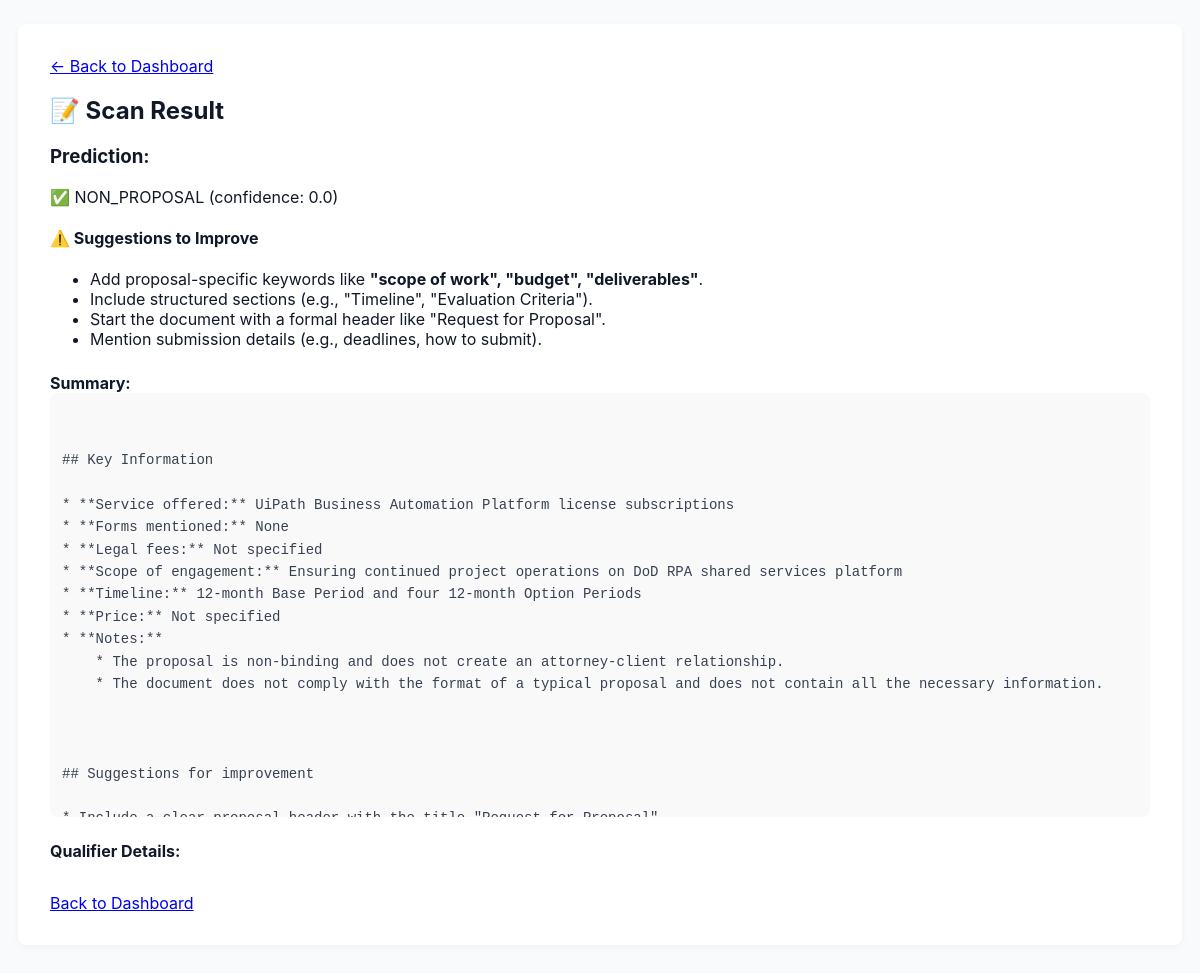
The page /results/5 on the database its author committed.
### models.py (models this page shows)
class ProposalScan(db.Model):
    id = db.Column(db.Integer, primary_key=True)
    filename = db.Column(db.String(120))
    prediction = db.Column(db.String(50), nullable=False)
    label = db.Column(db.String(50))
    summary = db.Column(db.Text)
    created_at = db.Column(db.DateTime, default=datetime.utcnow)

### app.py (the view)
@app.route("/results/<int:scan_id>")
def results(scan_id):
    result = ProposalScan.query.get_or_404(scan_id)
    summary_ready = bool(result.summary and result.summary.strip())
    return render_template(
        "results.html",
        prediction=result.prediction,
        summary=result.summary,
        summary_ready=summary_ready,
        rules=session.get("rules", {})
    )

### templates/results.html (shortened to what this page needs)
<!DOCTYPE html>
<html>
<head>
    <link rel="stylesheet" href="{{ url_for('static', filename='style.css') }}">
</head>
<body>
<div class="main">
    <a href="{{ url_for('dashboard') }}">← Back to Dashboard</a>
    <h2>📝 Scan Result</h2>
    <div class="result-block">
        <h3>Prediction:</h3>
        <p>
            {% if "PROPOSAL" in prediction %}
                ✅ {{ prediction }}
            {% elif "MAYBE" in prediction %}
                🤔 {{ prediction }}
            {% else %}
                ❌ {{ prediction }}
            {% endif %}
        </p>
        {% if "NON_PROPOSAL" in prediction or "MAYBE" in prediction %}
        <h4>⚠️ Suggestions to Improve</h4>
        <ul>
            {% if not rules.keywords %}
                <li>Add proposal-specific keywords like <strong>"scope of work", "budget", "deliverables"</strong>.</li>
            {% endif %}
            {% if not rules.structure %}
                <li>Include structured sections (e.g., "Timeline", "Evaluation Criteria").</li>
            {% endif %}
            {% if not rules.header %}
                <li>Start the document with a formal header like "Request for Proposal".</li>
            {% endif %}
            {% if not rules.submission %}
                <li>Mention submission details (e.g., deadlines, how to submit).</li>
            {% endif %}
        </ul>
        {% endif %}
    </div>
    <div style="margin-top: 1.5em;">
        <strong>Summary:</strong>
        {% if not summary_ready %}
            <div class="loading-summary">
                <p><span class="spinner"></span>Summary is being generated... Please wait.</p>
                <script>
                    setTimeout(function() { location.reload(); }, 3000);
                </script>
            </div>
        {% else %}
            <div class="summary-box">
                <pre>{{ summary }}</pre>
            </div>
        {% endif %}
    </div>
    <div style="margin-top: 1.5em;">
        <strong>Qualifier Details:</strong>
    </div>
    <div style="margin-top: 2em;">
        <a href="/dashboard" class="button">Back to Dashboard</a>
    </div>
</div>
</body>
</html>

### static/style.css (style rules this page uses)
body { font-family: 'Inter', sans-serif; background: #f9fafb; margin: 0; padding: 0; color: #111827; }
.main { padding: 32px; background: #ffffff; border-radius: 8px; margin: 24px auto; max-width: 1100px; box-shadow: 0 2px 6px rgba(0, 0, 0, 0.04); }
pre { white-space: pre-wrap; word-break: break-word; font-size: 14px; line-height: 1.6; color: #374151; }
.summary-box, .text-box { background: #f9f9f9; padding: 12px; border-radius: 8px; font-family: monospace; white-space: pre-wrap; max-height: 400px; overflow-y: auto; margin-bottom: 20px; }

### rows shown on the page
ProposalScan: prediction "NON_PROPOSAL (confidence: 0.0)", summary "## Key Information * **Service offered:** UiPath Business Automation Platform license subscriptions * **Forms mentioned:** None * **Legal fees:** Not specified * **Scope of engagement:** Ensuring continued project operations on DoD RPA shared services platform * **Timeline:** 12-month Base Period and four 12-month Option Periods * **Price:** Not specified * **Notes:** * The proposal is non-binding and does not create an attorney-client relationship. * The document does not comply with the format of a typical proposal and does not contain all the necessary information. ## Suggestions for improvement…"
